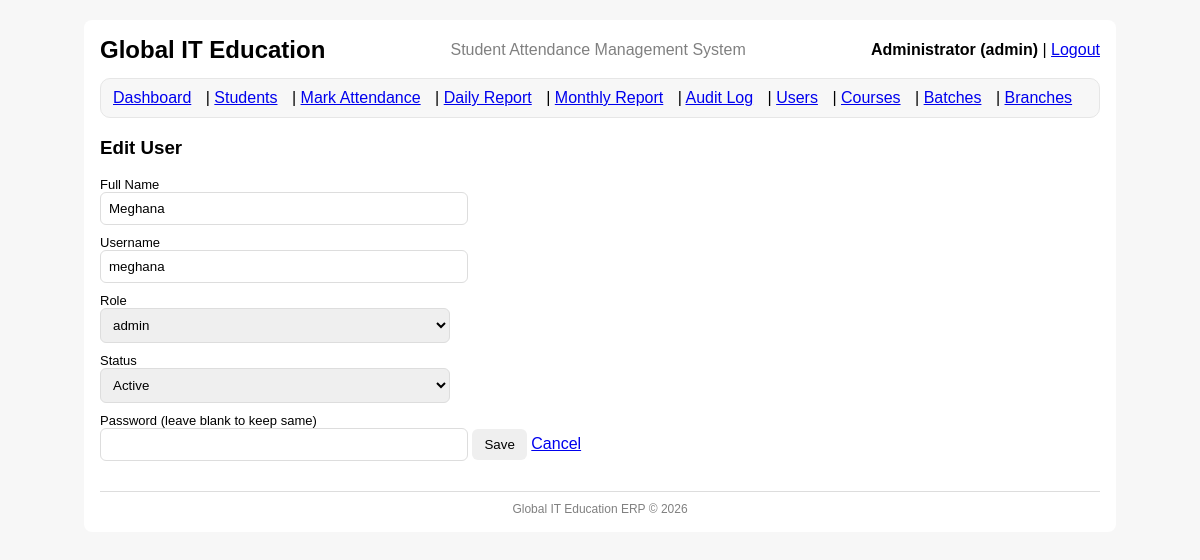
The page /users/3/edit (signed in) on the database its author committed.
### tables this page shows
CREATE TABLE users (
            id INTEGER PRIMARY KEY AUTOINCREMENT,
            full_name TEXT NOT NULL,
            username TEXT NOT NULL UNIQUE,
            password_hash TEXT NOT NULL,
            role TEXT NOT NULL CHECK(role IN ('admin','staff')),
            is_active INTEGER NOT NULL DEFAULT 1,
            created_at TEXT NOT NULL
        );

### app.py (the view, shortened to what this page needs)
@app.route("/users/<int:user_id>/edit", methods=["GET", "POST"])
@admin_required
def user_edit(user_id):
    conn = get_conn()
    cur = conn.cursor()
    cur.execute("SELECT * FROM users WHERE id=?", (user_id,))
    user = cur.fetchone()
    if not user:
        conn.close()
        flash("User not found.", "danger")
        return redirect(url_for("users_list"))
    conn.close()
    return render_template("user_form.html", user=user)

### auth.py (called while the page is built)
def admin_required(view_func):
    @wraps(view_func)
    def wrapper(*args, **kwargs):
        if "user_id" not in session:
            flash("Please login first.", "danger")
            return redirect(url_for("login"))
        if session.get("role") != "admin":
            flash("Admin access required.", "danger")
            return redirect(url_for("dashboard"))
        return view_func(*args, **kwargs)
    return wrapper

### db.py (called while the page is built)
def get_conn():
    conn = sqlite3.connect(DB_PATH)
    conn.row_factory = sqlite3.Row
    conn.execute("PRAGMA foreign_keys = ON;")
    return conn

### templates/user_form.html (shortened to what this page needs)
{% extends "base.html" %}
{% block content %}
<h3>{{ "Edit User" if user else "Add User" }}</h3>
<form method="post">
  <label>Full Name</label>
  <input name="full_name" required value="{{ user.full_name if user else '' }}">
  <label>Username</label>
  <input name="username" required value="{{ user.username if user else '' }}" {% if user %}readonly{% endif %}>
  <label>Role</label>
  <select name="role" required>
    <option value="admin" {% if user and user.role=='admin' %}selected{% endif %}>admin</option>
  </select>
  <label>Status</label>
  <select name="is_active" required>
    <option value="1" {% if not user or user.is_active==1 %}selected{% endif %}>Active</option>
  </select>
  <label>Password {% if user %}(leave blank to keep same){% endif %}</label>
  <input name="password" type="password" {% if not user %}required{% endif %}>
  <button type="submit">Save</button>
  <a href="{{ url_for('users_list') }}">Cancel</a>
</form>
{% endblock %}

### templates/base.html (shortened to what this page needs)
<!doctype html>
<html>
<head>
  <link rel="stylesheet" href="{{ url_for('static', filename='style.css') }}">
</head>
<body>
  <div class="container">
    <div style="display:flex; justify-content:space-between; align-items:center; gap:12px;">
      <div>
        <h2 style="margin:0;">Global IT Education</h2>
      </div>
      <div style="flex:1; text-align:center;">
        <p style="margin:0; color:gray;">Student Attendance Management System</p>
      </div>
      <div style="min-width:200px; text-align:right;">
        {% if session.get("user_id") %}
          <span style="font-weight:600;">
            {{ session.get("full_name") }} ({{ session.get("username", "") }})
          </span>
          | <a href="{{ url_for('logout') }}">Logout</a>
        {% endif %}
      </div>
    </div>
    {% if session.get("user_id") %}
      <nav style="margin:14px 0; padding:10px 12px; background:#f7f7f7; border:1px solid #e6e6e6; border-radius:10px;">
        <a href="{{ url_for('dashboard') }}">Dashboard</a>
        | <a href="{{ url_for('students') }}">Students</a>
        | <a href="{{ url_for('mark_attendance') }}">Mark Attendance</a>
        | <a href="{{ url_for('report_daily') }}">Daily Report</a>
        | <a href="{{ url_for('report_monthly') }}">Monthly Report</a>
        {% if session.get("role") == "admin" %}
          | <a href="{{ url_for('audit_log') }}">Audit Log</a>
          | <a href="{{ url_for('users_list') }}">Users</a>
          | <a href="{{ url_for('courses') }}">Courses</a>
          | <a href="{{ url_for('batches') }}">Batches</a>
          | <a href="{{ url_for('branches') }}">Branches</a>
        {% endif %}
      </nav>
    {% endif %}
    {% block content %}{% endblock %}
    <div style="margin-top:30px; border-top:1px solid #ddd; padding-top:10px;">
      <p style="text-align:center; color:gray; font-size:12px; margin:0;">
        Global IT Education ERP © 2026
      </p>
    </div>
  </div>
</body>
</html>

### static/style.css (style rules this page uses)
body { font-family: Arial, sans-serif; background:#f7f7f7; }
.container { max-width: 1000px; margin: 20px auto; background:#fff; padding: 16px; border-radius: 8px; }
nav a { margin-right: 10px; }
label { display:block; margin-top:10px; font-size: 13px; }
input, select { width: 350px; max-width: 100%; padding: 8px; border:1px solid #ddd; border-radius: 6px; }
button { padding: 8px 12px; border:0; border-radius: 6px; cursor:pointer; }

### rows shown on the page
users: get "admin", full_name "Meghana", username "meghana", role "admin", is_active "Active"

### other values the page prints
{{ session.get("full_name") }} "Administrator"
{{ "Edit User" if user else "Add User" }} "Edit User"
